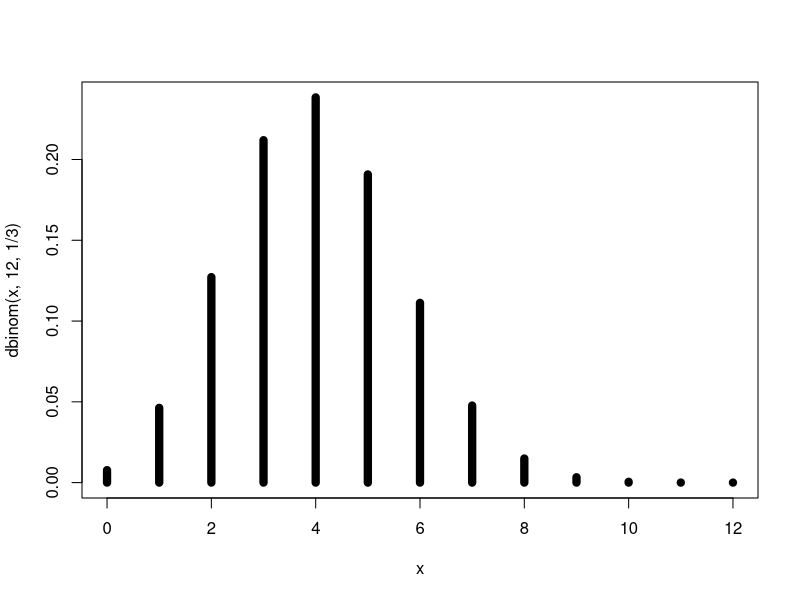
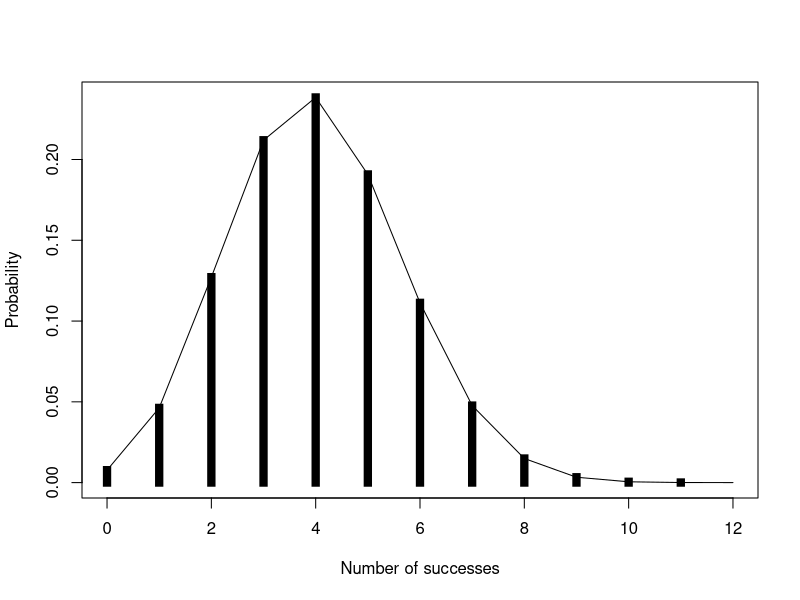
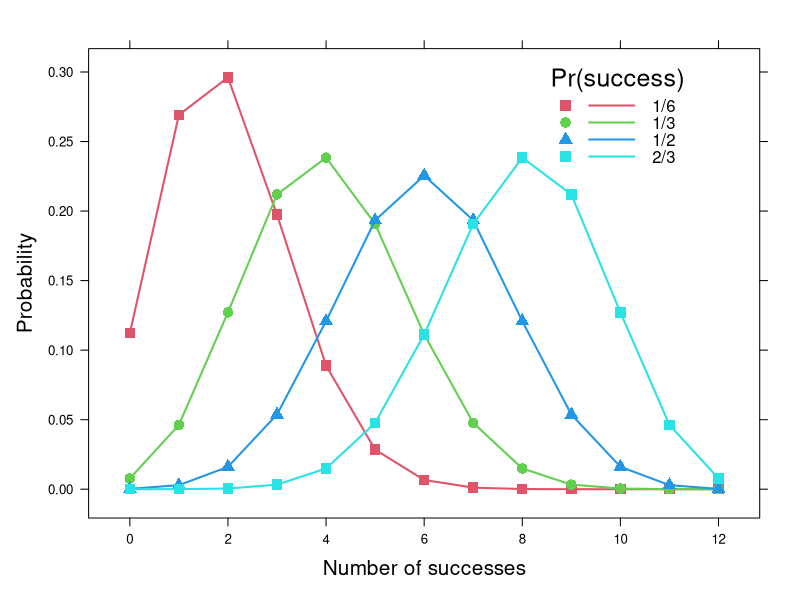

Generate these figures, in order, with R:
#' ---
#' title: "binomial distributions"
#' author: "Michael Friendly"
#' date: "19/01/15 11:32:35"
#' ---

#' ### plot Bin(12, 1/3), like Weldon's dice
x <- seq(0,12)
plot(x=x, y=dbinom(x,12,1/3), type="h", lwd=8)

#' better labels, and lines()
x <- seq(0,12)
plot(x=x, y=dbinom(x,12,1/3), type="h", 
	xlab="Number of successes", ylab="Probability",
	lwd=8, lend="square")
lines(x=x, y=dbinom(x,12,1/3))

#' use Weldon's dice data, calculate expected frequencies
data(WeldonDice, package="vcd")
Weldon.df <- as.data.frame(WeldonDice)   # convert to data frame

Prob <- dbinom(x, 12, 1/3)               # binomial probabilities
Prob <- c(Prob[1:10], sum(Prob[11:13]))  # sum values for 10+
Exp= round(sum(WeldonDice)*Prob)         # expected frequencies
Diff = Weldon.df[,"Freq"] - Exp          # raw residuals
Chisq = Diff^2 /Exp
data.frame(Weldon.df, Prob=round(Prob,6), Exp, Diff, Chisq)

#' ### create a set of binomial distributions, Bin(12, p)
# dbinom can take vector inputs for the parameters

x <- seq(0,12)                # values of x
p <- c(1/6, 1/3, 1/2, 2/3)    # values of p
x <- rep(x, 4)                # replicate, length(p) times
p <- rep(p, each=13)          # replicate, each length(x)
bin.df <- data.frame(x, prob = dbinom(x, 12, p), p)
bin.df$p <- factor(bin.df$p, labels=c("1/6", "1/3", "1/2", "2/3"))
str(bin.df)

#' best version: using expand.grid()

XP <-expand.grid(x=0:12, p=c(1/6, 1/3, 1/2, 2/3))
bin.df <- data.frame(XP, prob=dbinom(XP[,"x"], 12, XP[,"p"]))
bin.df$p <- factor(bin.df$p, labels=c("1/6", "1/3", "1/2", "2/3"))
str(bin.df)

#' ### Using lattice::xyplot() to plot the distributions

library(lattice)

mycol <- palette()[2:5]
xyplot( prob ~ x, data=bin.df, groups=p,
	xlab=list('Number of successes', cex=1.25),
	ylab=list('Probability',  cex=1.25),
	type='b', pch=15:17, lwd=2, cex=1.25, col=mycol,
	key = list(
					title = 'Pr(success)',
					points = list(pch=15:17, col=mycol, cex=1.25),
					lines = list(lwd=2, col=mycol),
					text = list(levels(bin.df$p)),
					x=0.9, y=0.98, corner=c(x=1, y=1)
					)
	)

